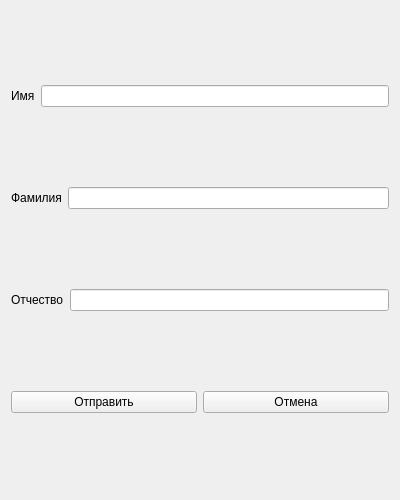
<?xml version="1.0" encoding="UTF-8"?>
<ui version="4.0">
 <class>JSONDialog</class>
 <widget class="QWidget" name="JSONDialog">
  <property name="geometry">
   <rect>
    <x>0</x>
    <y>0</y>
    <width>400</width>
    <height>500</height>
   </rect>
  </property>
  <property name="windowTitle">
   <string>Form</string>
  </property>
  <layout class="QVBoxLayout" name="verticalLayout">
   <item>
    <layout class="QHBoxLayout" name="horizontalLayout">
     <item>
      <widget class="QLabel" name="label">
       <property name="text">
        <string>Имя</string>
       </property>
      </widget>
     </item>
     <item>
      <widget class="QLineEdit" name="nameLine"/>
     </item>
    </layout>
   </item>
   <item>
    <layout class="QHBoxLayout" name="horizontalLayout_2">
     <item>
      <widget class="QLabel" name="label_2">
       <property name="text">
        <string>Фамилия</string>
       </property>
      </widget>
     </item>
     <item>
      <widget class="QLineEdit" name="lastNameLine"/>
     </item>
    </layout>
   </item>
   <item>
    <layout class="QHBoxLayout" name="horizontalLayout_3">
     <item>
      <widget class="QLabel" name="label_3">
       <property name="text">
        <string>Отчество</string>
       </property>
      </widget>
     </item>
     <item>
      <widget class="QLineEdit" name="middleNameLine"/>
     </item>
    </layout>
   </item>
   <item>
    <layout class="QHBoxLayout" name="horizontalLayout_4">
     <item>
      <widget class="QPushButton" name="pushButtonJson">
       <property name="text">
        <string>Отправить</string>
       </property>
      </widget>
     </item>
     <item>
      <widget class="QPushButton" name="closeButton">
       <property name="text">
        <string>Отмена</string>
       </property>
      </widget>
     </item>
    </layout>
   </item>
  </layout>
 </widget>
 <resources/>
 <connections/>
</ui>
